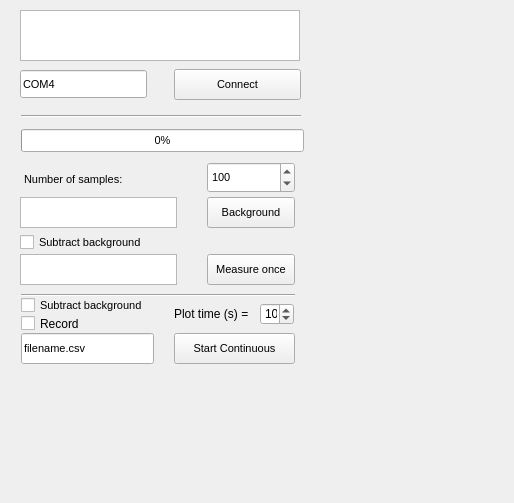
<?xml version="1.0" encoding="UTF-8"?>
<ui version="4.0">
 <class>Form</class>
 <widget class="QWidget" name="Form">
  <property name="geometry">
   <rect>
    <x>0</x>
    <y>0</y>
    <width>514</width>
    <height>503</height>
   </rect>
  </property>
  <property name="windowTitle">
   <string>Biowire fNIRS viewer and recorder interface</string>
  </property>
  <widget class="QTextBrowser" name="backgroundBrowser">
   <property name="geometry">
    <rect>
     <x>20</x>
     <y>197</y>
     <width>157</width> 
     <height>31</height>
    </rect>
   </property>
   <property name="font">
    <font>
     <pointsize>8</pointsize>
    </font>
   </property>
  </widget>
  <widget class="QTextBrowser" name="measureBrowser">
   <property name="geometry">
    <rect>
     <x>20</x>
     <y>254</y>
     <width>157</width>
     <height>31</height>
    </rect>
   </property>
   <property name="font">
    <font>
     <pointsize>8</pointsize>
    </font>
   </property>
  </widget>
  <widget class="QPushButton" name="backgroundButton">
   <property name="geometry">
    <rect>
     <x>207</x>
     <y>197</y>
     <width>88</width>
     <height>31</height>
    </rect>
   </property>
   <property name="font">
    <font>
     <pointsize>8</pointsize>
    </font>
   </property>
   <property name="text">
    <string>Background</string>
   </property>
  </widget>
  <widget class="QPushButton" name="measureButton">
   <property name="geometry">
    <rect>
     <x>207</x>
     <y>254</y>
     <width>88</width>
     <height>31</height>
    </rect>
   </property>
   <property name="font">
    <font>
     <pointsize>8</pointsize>
    </font>
   </property>
   <property name="text">
    <string>Measure once</string>
   </property>
  </widget>
  <widget class="QPushButton" name="recordButton">
   <property name="geometry">
    <rect>
     <x>174</x>
     <y>333</y>
     <width>121</width>
     <height>31</height>
    </rect>
   </property>
   <property name="font">
    <font>
     <pointsize>8</pointsize>
    </font>
   </property>
   <property name="text">
    <string>Start Continuous</string>
   </property>
   <property name="checkable">
    <bool>true</bool>
   </property>
  </widget>
  <widget class="QLineEdit" name="filenameEdit">
   <property name="geometry">
    <rect>
     <x>21</x>
     <y>333</y>
     <width>133</width>
     <height>31</height>
    </rect>
   </property>
   <property name="font">
    <font>
     <pointsize>8</pointsize>
    </font>
   </property>
   <property name="text">
    <string>filename.csv</string>
   </property>
  </widget>
  <widget class="QLineEdit" name="portSelect">
   <property name="geometry">
    <rect>
     <x>20</x>
     <y>70</y>
     <width>127</width>
     <height>28</height>
    </rect>
   </property>
   <property name="font">
    <font>
     <pointsize>8</pointsize>
    </font>
   </property>
   <property name="text">
    <string>COM4</string>
   </property>
  </widget>
  <widget class="QPushButton" name="connectButton">
   <property name="geometry">
    <rect>
     <x>174</x>
     <y>69</y>
     <width>127</width>
     <height>31</height>
    </rect>
   </property>
   <property name="font">
    <font>
     <pointsize>8</pointsize>
    </font>
   </property>
   <property name="text">
    <string>Connect</string>
   </property>
  </widget>
  <widget class="QTextBrowser" name="dialogueBox">
   <property name="geometry">
    <rect>
     <x>20</x>
     <y>10</y>
     <width>280</width>
     <height>51</height>
    </rect>
   </property>
   <property name="font">
    <font>
     <pointsize>8</pointsize>
    </font>
   </property>
  </widget>
  <widget class="QCheckBox" name="checkBoxSubtract">
   <property name="geometry">
    <rect>
     <x>20</x>
     <y>234</y>
     <width>151</width>
     <height>17</height>
    </rect>
   </property>
   <property name="font">
    <font>
     <pointsize>8</pointsize>
    </font>
   </property>
   <property name="text">
    <string>Subtract background</string>
   </property>
  </widget>
  <widget class="QSpinBox" name="samplesBox">
   <property name="geometry">
    <rect>
     <x>207</x>
     <y>162</y>
     <width>88</width>
     <height>31</height>
    </rect>
   </property>
   <property name="font">
    <font>
     <pointsize>8</pointsize>
    </font>
   </property>
   <property name="maximum">
    <number>999</number>
   </property>
   <property name="value">
    <number>100</number>
   </property>
  </widget>
  <widget class="QLabel" name="label">
   <property name="geometry">
    <rect>
     <x>24</x>
     <y>171</y>
     <width>151</width>
     <height>16</height>
    </rect>
   </property>
   <property name="font">
    <font>
     <pointsize>8</pointsize>
    </font>
   </property>
   <property name="text">
    <string>Number of samples:</string>
   </property>
  </widget>
  <widget class="Line" name="line">
   <property name="geometry">
    <rect>
     <x>21</x>
     <y>108</y>
     <width>280</width>
     <height>16</height>
    </rect>
   </property>
   <property name="font">
    <font>
     <pointsize>8</pointsize>
    </font>
   </property>
   <property name="orientation">
    <enum>Qt::Horizontal</enum>
   </property>
  </widget>
  <widget class="QProgressBar" name="progressBar">
   <property name="geometry">
    <rect>
     <x>21</x>
     <y>129</y>
     <width>283</width>
     <height>23</height>
    </rect>
   </property>
   <property name="font">
    <font>
     <pointsize>8</pointsize>
    </font>
   </property>
   <property name="maximum">
    <number>100</number>
   </property>
   <property name="value">
    <number>0</number>
   </property>
  </widget>
  <widget class="PlotWidget" name="graphWidget" native="true">
   <property name="geometry">
    <rect>
     <x>0</x>
     <y>357</y>
     <width>328</width>
     <height>145</height>
    </rect>
   </property>
   <property name="font">
    <font>
     <pointsize>10</pointsize>
    </font>
   </property>
  </widget>
  <widget class="QCheckBox" name="checkBoxRecord">
   <property name="geometry">
    <rect>
     <x>21</x>
     <y>315</y>
     <width>127</width>
     <height>17</height>
    </rect>
   </property>
   <property name="text">
    <string>Record</string>
   </property>
  </widget>
  <widget class="Line" name="line_3">
   <property name="geometry">
    <rect>
     <x>21</x>
     <y>285</y>
     <width>274</width>
     <height>21</height>
    </rect>
   </property>
   <property name="font">
    <font>
     <pointsize>10</pointsize>
    </font>
   </property>
   <property name="orientation">
    <enum>Qt::Horizontal</enum>
   </property>
  </widget>
  <widget class="QCheckBox" name="checkBoxSubtract_2">
   <property name="geometry">
    <rect>
     <x>21</x>
     <y>297</y>
     <width>151</width>
     <height>17</height>
    </rect>
   </property>
   <property name="font">
    <font>
     <pointsize>8</pointsize>
    </font>
   </property>
   <property name="text">
    <string>Subtract background</string>
   </property>
  </widget>
  <widget class="QSpinBox" name="spinBox">
   <property name="geometry">
    <rect>
     <x>260</x>
     <y>303</y>
     <width>34</width>
     <height>22</height>
    </rect>
   </property>
   <property name="minimum">
    <number>1</number>
   </property>
   <property name="maximum">
    <number>999</number>
   </property>
   <property name="value">
    <number>10</number>
   </property>
  </widget>
  <widget class="QLabel" name="label_2">
   <property name="geometry">
    <rect>
     <x>174</x>
     <y>306</y>
     <width>91</width>
     <height>16</height>
    </rect>
   </property>
   <property name="text">
    <string>Plot time (s) =</string>
   </property>
  </widget>
  <zorder>backgroundBrowser</zorder>
  <zorder>measureBrowser</zorder>
  <zorder>backgroundButton</zorder>
  <zorder>measureButton</zorder>
  <zorder>portSelect</zorder>
  <zorder>connectButton</zorder>
  <zorder>dialogueBox</zorder>
  <zorder>checkBoxSubtract</zorder>
  <zorder>samplesBox</zorder>
  <zorder>label</zorder>
  <zorder>line</zorder>
  <zorder>progressBar</zorder>
  <zorder>graphWidget</zorder>
  <zorder>checkBoxRecord</zorder>
  <zorder>line_3</zorder>
  <zorder>filenameEdit</zorder>
  <zorder>recordButton</zorder>
  <zorder>checkBoxSubtract_2</zorder>
  <zorder>spinBox</zorder>
  <zorder>label_2</zorder>
 </widget>
 <customwidgets>
  <customwidget>
   <class>PlotWidget</class>
   <extends>QWidget</extends>
   <header>pyqtgraph</header>
   <container>1</container>
  </customwidget>
 </customwidgets>
 <resources/>
 <connections/>
</ui>
